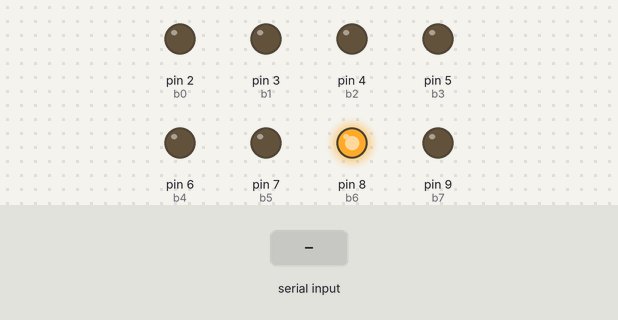
Bench run of a sketch on a simulated Arduino Uno, built with avr-gcc and run on an emulated ATmega328P. Shown: output pins drawn as LEDs (lit = HIGH). The test bench sets the inputs (shaded band).

Above: at 1.2 s.
1.3 s: "90,45\n" received over Serial
At 2.6 s:
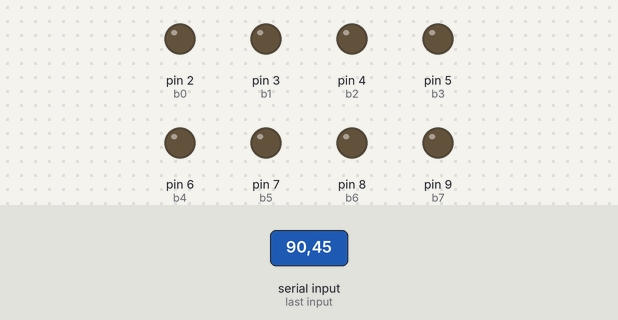
3.5 s: "5\n" received over Serial
At 5.3 s:
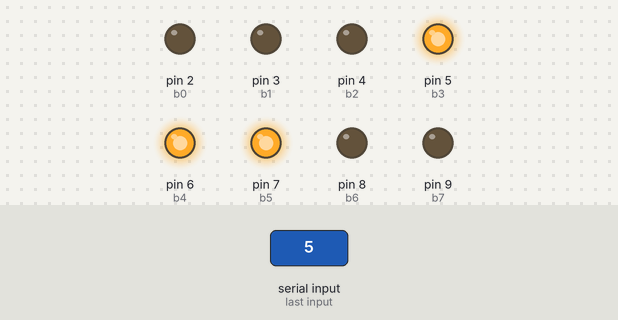
6.5 s: "30,150\n" received over Serial
At 7.6 s:
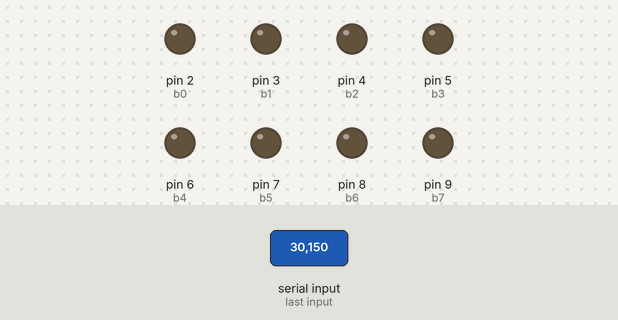
8.5 s: "90\n" received over Serial
At 11.9 s:
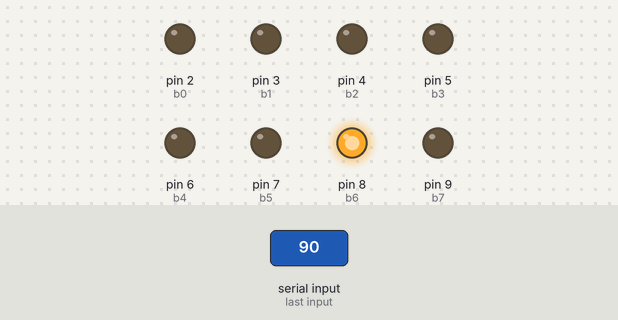
Timing chart, 0 to 12.5 s (numbered marks = the images above; inputs shaded):
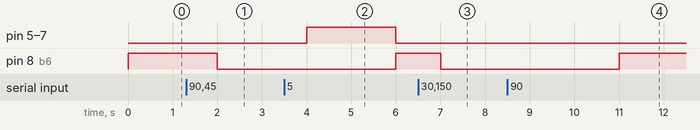

Measured:
- after the input at 1.3 s, pin 8 (b6): HIGH → LOW after 0.70 s
- after the input at 3.5 s, pin 5 (b3), pin 6 (b4), pin 7 (b5): LOW → HIGH after 0.50 s, → LOW 2.0 s later; pin 8 (b6): LOW → HIGH after 2.5 s instead of 1.5 s
- after the input at 6.5 s, pin 8 (b6): HIGH → LOW after 0.50 s
- after the input at 8.5 s, pin 8 (b6): LOW → HIGH after 2.5 s instead of 1.5 s

The sketch:

rlama005_lab2_part6.ino
```cpp
// C++ code
//
    const int b0 = 2;
    const int b1 = 3;
    const int b2 = 4;
    const int b3 = 5;
    const int b4 = 6;
    const int b5 = 7;
    const int b6 = 8;
    const int b7 = 9;
  int a = 0x00;
  int a0, a1, a2, a3, a4, a5, a6, a7;
  void setup(){

    pinMode(b0, OUTPUT);
    pinMode(b1, OUTPUT);
    pinMode(b2, OUTPUT);
    pinMode(b3, OUTPUT);
    pinMode(b4, OUTPUT);
    pinMode(b5, OUTPUT);
    pinMode(b6, OUTPUT);
    pinMode(b7, OUTPUT);
    Serial.begin(9600);
}
  void readData(){

    if(Serial.available()){
      a = Serial.parseInt();
  }

  a7 = a >> 7;
  a6 = (a >> 6) & 0x01;
  a5 = (a >> 5) & 0x01;
  a4 = (a >> 4) & 0x01;
  a3 = (a >> 3) & 0x01;
  a2 = (a >> 2) & 0x01;
  a1 = (a >> 1) & 0x01;
  a0 = (a >> 0) & 0x01;
}
  void resetB()
{
    digitalWrite(b7,LOW);
    digitalWrite(b6,LOW);
    digitalWrite(b5,LOW);
    digitalWrite(b4,LOW);
    digitalWrite(b3,LOW);
    digitalWrite(b2,LOW);
    digitalWrite(b1,LOW);
    digitalWrite(b0,LOW);
}
  void writeToB(unsigned char temp){

  if ((temp>>7) & 0x01){digitalWrite(b7,HIGH);}
  if ((temp>>6) & 0x01){digitalWrite(b6,HIGH);}
  if ((temp>>5) & 0x01){digitalWrite(b5,HIGH);}
  if ((temp>>4) & 0x01){digitalWrite(b4,HIGH);}
  if ((temp>>3) & 0x01){digitalWrite(b3,HIGH);}
  if ((temp>>2) & 0x01){digitalWrite(b2,HIGH);}
  if ((temp>>1) & 0x01){digitalWrite(b1,HIGH);}
  if (temp & 0x01){digitalWrite(b0,HIGH);}
}
void loop(){

  readData();
  resetB();

    if(a <= 0x04)
  digitalWrite(b6, HIGH);

  if((a == 0x01) || (a == 0x02)){
      digitalWrite(b5, HIGH);
  }
  else if((a == 0x03) || (a == 0x04)){
      digitalWrite(b5, HIGH);
      digitalWrite(b4, HIGH);
  }
  else if((a == 0x05) || (a == 0x06)){
      digitalWrite(b5, HIGH);
      digitalWrite(b4, HIGH);
      digitalWrite(b3, HIGH);
  }
  else if((a == 0x07) || (a == 0x08) ||(a == 0x09)){
      digitalWrite(b5, HIGH);
      digitalWrite(b4, HIGH);
      digitalWrite(b3, HIGH);
      digitalWrite(b2, HIGH);
  }
  else if((a == 0x0a) || (a == 0x0b) ||(a == 0x0c)){
      digitalWrite(b5, HIGH);
      digitalWrite(b4, HIGH);
      digitalWrite(b3, HIGH);
      digitalWrite(b2, HIGH);
      digitalWrite(b1, HIGH);
  }
  else if((a == 0x0e) || (a == 0x0f) ||(a == 0x0d)){
      digitalWrite(b5, HIGH);
      digitalWrite(b4, HIGH);
      digitalWrite(b3, HIGH);
      digitalWrite(b2, HIGH);
      digitalWrite(b1, HIGH);
      digitalWrite(b0, HIGH);
  }

 delay(1000);
}
```
